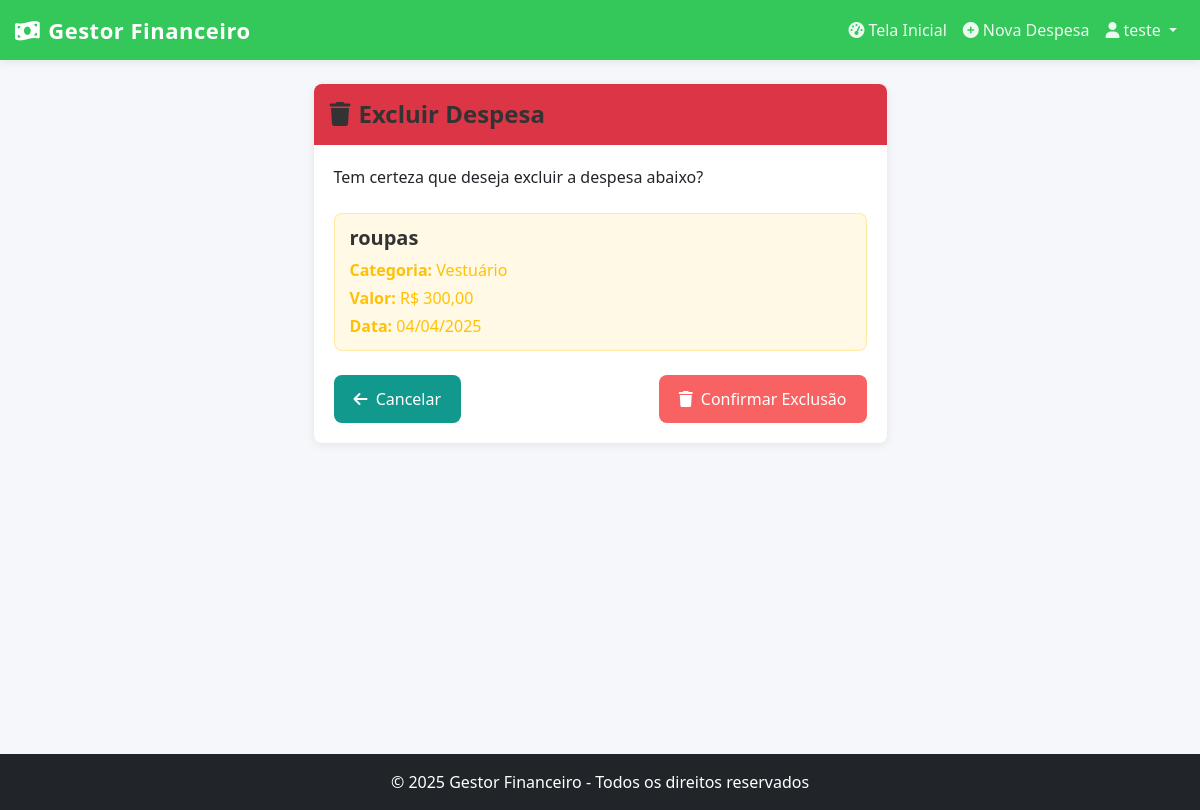
Screenshot of /excluir/5/ (signed in) with the database file from the repository.
### despesas/models.py (models this page shows, shortened)
class Despesa(models.Model):
    usuario = models.ForeignKey(User, on_delete=models.CASCADE)
    categoria = models.ForeignKey(Categoria, on_delete=models.CASCADE)
    descricao = models.CharField(max_length=200)
    valor = models.DecimalField(max_digits=10, decimal_places=2)
    data = models.DateField(default=timezone.now)
    class Meta:
        verbose_name = 'Despesa'
        verbose_name_plural = 'Despesas'
        ordering = ['-data']

class Categoria(models.Model):
    nome = models.CharField(max_length=100)
    descricao = models.TextField(blank=True, null=True)
    class Meta:
        verbose_name = 'Categoria'
        verbose_name_plural = 'Categorias'
        ordering = ['nome']

### despesas/views.py (the view)
# urls.py: path('excluir/<int:pk>/', views.DespesaDelete.as_view(), name='excluir_despesa'),
class DespesaDelete(LoginRequiredMixin, DeleteView):
    model = Despesa
    template_name = 'despesas/excluir_despesa.html'
    success_url = reverse_lazy('dashboard')
    def get_queryset(self):
        return Despesa.objects.filter(usuario=self.request.user)

### despesas/templates/despesas/excluir_despesa.html (shortened to what this page needs)
{% extends 'despesas/base.html' %}
{% block content %}
<div class="row justify-content-center">
    <div class="col-md-6">
        <div class="card">
            <div class="card-header bg-danger text-white">
                <h4 class="mb-0"><i class="fas fa-trash me-2"></i>Excluir Despesa</h4>
            </div>
            <div class="card-body">
                <p class="mb-4">Tem certeza que deseja excluir a despesa abaixo?</p>
                <div class="alert alert-warning">
                    <h5>{{ object.descricao }}</h5>
                    <p class="mb-1"><strong>Categoria:</strong> {{ object.categoria.nome }}</p>
                    <p class="mb-1"><strong>Valor:</strong> R$ {{ object.valor|floatformat:2 }}</p>
                    <p class="mb-0"><strong>Data:</strong> {{ object.data|date:"d/m/Y" }}</p>
                </div>
                <form method="post">
                    <div class="d-flex justify-content-between mt-4">
                        <a href="{% url 'dashboard' %}" class="btn btn-secondary">
                            <i class="fas fa-arrow-left me-1"></i> Cancelar
                        </a>
                        <button type="submit" class="btn btn-danger">
                            <i class="fas fa-trash me-1"></i> Confirmar Exclusão
                        </button>
                    </div>
                </form>
            </div>
        </div>
    </div>
</div>
{% endblock %}

### despesas/templates/despesas/base.html (shortened to what this page needs)
{% load static %}
<!DOCTYPE html>
<html lang="pt-br">
<head>
    <link href="https://cdn.jsdelivr.net/npm/bootstrap@5.3.0/dist/css/bootstrap.min.css" rel="stylesheet">
    <link rel="stylesheet" href="https://cdnjs.cloudflare.com/ajax/libs/font-awesome/6.4.0/css/all.min.css">
    <link rel="stylesheet" href="{% static 'despesas/css/styles.css' %}">
</head>
<body>
    <div class="content-wrapper">
        <nav class="navbar navbar-expand-lg navbar-dark bg-success mb-4">
            <div class="container">
                <a class="navbar-brand" href="{% url 'dashboard' %}">
                    <i class="fas fa-money-bill-wave me-2"></i>Gestor Financeiro
                </a>
                <div class="collapse navbar-collapse" id="navbarNav">
                    <ul class="navbar-nav ms-auto">
                        {% if user.is_authenticated %}
                        <li class="nav-item">
                            <a class="nav-link" href="{% url 'dashboard' %}">
                                <i class="fas fa-tachometer-alt me-1"></i>Tela Inicial
                            </a>
                        </li>
                        <li class="nav-item">
                            <a class="nav-link" href="{% url 'nova_despesa' %}">
                                <i class="fas fa-plus-circle me-1"></i>Nova Despesa
                            </a>
                        </li>
                        <li class="nav-item dropdown">
                            <a class="nav-link dropdown-toggle" href="#" id="navbarDropdown" role="button" data-bs-toggle="dropdown">
                                <i class="fas fa-user me-1"></i>{{ user.username }}
                            </a>
                        </li>
                        {% else %}
                        <li class="nav-item">
                            <a class="nav-link" href="{% url 'login' %}">
                                <i class="fas fa-sign-in-alt me-1"></i>Entrar
                            </a>
                        </li>
                        {% endif %}
                    </ul>
                </div>
            </div>
        </nav>
        <div class="container" id="main-content">
            {% block content %}{% endblock %}
        </div>
    </div>
    <footer class="bg-dark text-white text-center py-3">
        <div class="container">
            <p class="mb-0">&copy; {% now "Y" %} Gestor Financeiro - Todos os direitos reservados</p>
        </div>
    </footer>
</body>
</html>

### despesas/static/despesas/css/styles.css (style rules this page uses)
:root { --cor-primaria: #34c759; --cor-primaria-hover: #2db54f; --cor-secundaria: #007bff; --cor-texto: #333; --cor-texto-secundario: #666; --cor-fundo: #f5f5f5; --cor-card: #fff; --cor-borda: #e0e0e0; --cor-despesa: #F96262; --cor-receita: #34c759; --sombra-padrao: 0 2px 10px rgba(0,0,0,0.08); --primary-color: #11998e; --primary-light: #66c2bb; --primary-dark: #0c6e67; --secondary-color: #38ef7d; --text-color: #333; --light-text: #767676; --background-color: #f8f9fa; --card-bg: #ffffff; --success-color: #28a745; --warning-color: #ffc107; --danger-color: #dc3545; }
body { background-color: #f5f7fb; font-family: 'Poppins', 'Segoe UI', Tahoma, Geneva, Verdana, sans-serif; color: var(--text-color); margin: 0; padding: 0; min-height: 100vh; display: flex; flex-direction: column; }
.container { max-width: 1200px; margin: 0 auto; padding: 0 15px; flex: 1; }
h1, h2, h3, h4, h5, h6 { margin-top: 0; font-weight: 600; color: var(--text-color); }
a { color: var(--primary-color); text-decoration: none; transition: color 0.3s; }
.navbar { background-color: #34c759 !important; box-shadow: var(--sombra-padrao); border: none; height: 60px; }
.navbar-brand { font-weight: 700; letter-spacing: 0.5px; color: white !important; font-size: 22px; }
.navbar-brand i { margin-right: 8px; }
.nav-link { font-weight: 500; transition: all 0.3s ease; color: rgba(255, 255, 255, 0.9) !important; }
.card { border-radius: 8px; overflow: hidden; box-shadow: var(--sombra-padrao); margin-bottom: 24px; border: none; transition: transform 0.2s ease, box-shadow 0.2s ease; }
.card-header { border-bottom: none; padding: 1rem; background-color: var(--cor-card); font-weight: 600; color: var(--cor-texto); }
.card-body { padding: 20px; }
.btn { display: inline-block; font-weight: 500; text-align: center; vertical-align: middle; cursor: pointer; background-color: var(--primary-color); color: white; border: none; padding: 12px 20px; font-size: 1rem; border-radius: 8px; transition: background-color 0.3s, transform 0.3s; }
.btn-danger { background-color: var(--cor-despesa); border-color: var(--cor-despesa); }
.alert { padding: 12px 15px; border-radius: 8px; margin-bottom: 20px; }
.alert-warning { background-color: rgba(255, 193, 7, 0.1); color: var(--warning-color); border: 1px solid rgba(255, 193, 7, 0.3); }
html, body { height: 100%; margin: 0; padding: 0; }
body { display: flex; flex-direction: column; min-height: 100vh; }
.content-wrapper { flex: 1 0 auto; width: 100%; }
footer { flex-shrink: 0; background-color: #212529 !important; color: white !important; width: 100%; padding: 15px 0; margin-top: auto; position: relative; }
.card { border-radius: 8px; overflow: hidden; }
.card-header { border-bottom: none; padding: 1rem; }
#main-content { min-height: calc(100vh - 130px); }

### rows the page displays
Despesa: descricao "roupas", categoria.nome "Vestuário", valor "300,00", data "04/04/2025"

### other values shown
{{ user.username }} "teste"
